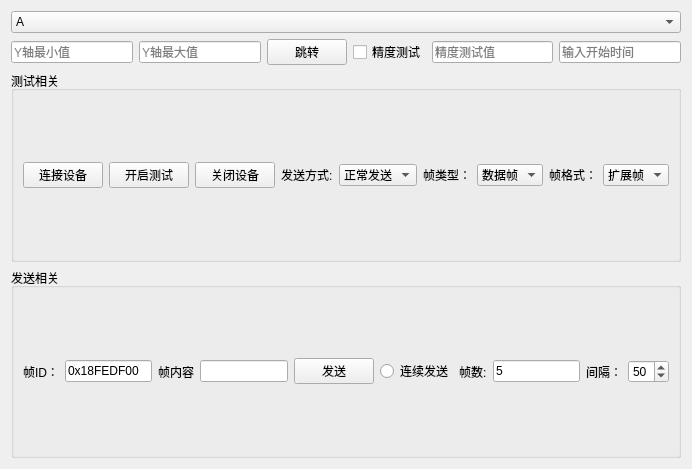
<?xml version="1.0" encoding="UTF-8"?>
<ui version="4.0">
 <class>chartdisplay_ui</class>
 <widget class="QWidget" name="chartdisplay_ui">
  <property name="enabled">
   <bool>true</bool>
  </property>
  <property name="geometry">
   <rect>
    <x>0</x>
    <y>0</y>
    <width>669</width>
    <height>469</height>
   </rect>
  </property>
  <property name="windowTitle">
   <string>Form</string>
  </property>
  <layout class="QHBoxLayout" name="horizontalLayout">
   <item>
    <layout class="QVBoxLayout" name="verticalLayout_2">
     <item>
      <layout class="QVBoxLayout" name="chartLayout">
       <item>
        <widget class="QComboBox" name="comboBox">
         <item>
          <property name="text">
           <string>A</string>
          </property>
         </item>
         <item>
          <property name="text">
           <string>B</string>
          </property>
         </item>
        </widget>
       </item>
      </layout>
     </item>
     <item>
      <layout class="QHBoxLayout" name="horizontalLayout_4">
       <item>
        <widget class="QLineEdit" name="lineEdit_2">
         <property name="placeholderText">
          <string>Y轴最小值</string>
         </property>
        </widget>
       </item>
       <item>
        <widget class="QLineEdit" name="lineEdit">
         <property name="placeholderText">
          <string>Y轴最大值</string>
         </property>
        </widget>
       </item>
       <item>
        <widget class="QPushButton" name="pushButton_4">
         <property name="text">
          <string>跳转</string>
         </property>
        </widget>
       </item>
       <item>
        <widget class="QCheckBox" name="checkBox">
         <property name="text">
          <string>精度测试</string>
         </property>
        </widget>
       </item>
       <item>
        <widget class="QLineEdit" name="lineEdit_3">
         <property name="placeholderText">
          <string>精度测试值</string>
         </property>
        </widget>
       </item>
       <item>
        <widget class="QLineEdit" name="lineEdit_4">
         <property name="text">
          <string/>
         </property>
         <property name="placeholderText">
          <string>输入开始时间</string>
         </property>
        </widget>
       </item>
      </layout>
     </item>
     <item>
      <widget class="QGroupBox" name="groupBox_2">
       <property name="title">
        <string>测试相关</string>
       </property>
       <layout class="QHBoxLayout" name="horizontalLayout_5">
        <item>
         <widget class="QPushButton" name="pushButton">
          <property name="text">
           <string>连接设备</string>
          </property>
         </widget>
        </item>
        <item>
         <widget class="QPushButton" name="pushButton_2">
          <property name="text">
           <string>开启测试</string>
          </property>
         </widget>
        </item>
        <item>
         <widget class="QPushButton" name="pushButton_3">
          <property name="text">
           <string>关闭设备</string>
          </property>
         </widget>
        </item>
        <item>
         <widget class="QLabel" name="label_13">
          <property name="text">
           <string>发送方式:</string>
          </property>
         </widget>
        </item>
        <item>
         <widget class="QComboBox" name="comboBox_3">
          <item>
           <property name="text">
            <string>正常发送</string>
           </property>
          </item>
          <item>
           <property name="text">
            <string>单词发送</string>
           </property>
          </item>
         </widget>
        </item>
        <item>
         <widget class="QLabel" name="label_14">
          <property name="text">
           <string>帧类型：</string>
          </property>
         </widget>
        </item>
        <item>
         <widget class="QComboBox" name="comboBox_2">
          <item>
           <property name="text">
            <string>数据帧</string>
           </property>
          </item>
          <item>
           <property name="text">
            <string>远程帧</string>
           </property>
          </item>
         </widget>
        </item>
        <item>
         <widget class="QLabel" name="label_15">
          <property name="text">
           <string>帧格式：</string>
          </property>
         </widget>
        </item>
        <item>
         <widget class="QComboBox" name="comboBox_4">
          <item>
           <property name="text">
            <string>扩展帧</string>
           </property>
          </item>
          <item>
           <property name="text">
            <string>标准帧</string>
           </property>
          </item>
         </widget>
        </item>
       </layout>
      </widget>
     </item>
     <item>
      <widget class="QGroupBox" name="groupBox">
       <property name="title">
        <string>发送相关</string>
       </property>
       <layout class="QHBoxLayout" name="horizontalLayout_7">
        <item>
         <widget class="QLabel" name="label_11">
          <property name="text">
           <string>帧ID：</string>
          </property>
         </widget>
        </item>
        <item>
         <widget class="QLineEdit" name="lineEdit_8">
          <property name="maximumSize">
           <size>
            <width>150</width>
            <height>16777215</height>
           </size>
          </property>
          <property name="text">
           <string>0x18FEDF00</string>
          </property>
         </widget>
        </item>
        <item>
         <widget class="QLabel" name="label_5">
          <property name="text">
           <string>帧内容</string>
          </property>
         </widget>
        </item>
        <item>
         <widget class="QLineEdit" name="lineEdit_9"/>
        </item>
        <item>
         <widget class="QPushButton" name="pushButton_6">
          <property name="text">
           <string>发送</string>
          </property>
         </widget>
        </item>
        <item>
         <widget class="QRadioButton" name="radioButton_3">
          <property name="text">
           <string>连续发送</string>
          </property>
         </widget>
        </item>
        <item>
         <widget class="QLabel" name="label_12">
          <property name="text">
           <string>帧数:</string>
          </property>
         </widget>
        </item>
        <item>
         <widget class="QLineEdit" name="lineEdit_10">
          <property name="text">
           <string>5</string>
          </property>
         </widget>
        </item>
        <item>
         <widget class="QLabel" name="label_6">
          <property name="text">
           <string>间隔：</string>
          </property>
         </widget>
        </item>
        <item>
         <widget class="QSpinBox" name="spinBox_2">
          <property name="value">
           <number>50</number>
          </property>
         </widget>
        </item>
       </layout>
      </widget>
     </item>
    </layout>
   </item>
   <item>
    <layout class="QHBoxLayout" name="horizontalLayout_2"/>
   </item>
  </layout>
 </widget>
 <resources/>
 <connections/>
</ui>
